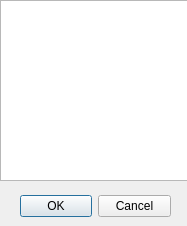
<?xml version="1.0" encoding="UTF-8"?>
<ui version="4.0">
 <class>leaderboard</class>
 <widget class="QDialog" name="leaderboard">
  <property name="geometry">
   <rect>
    <x>0</x>
    <y>0</y>
    <width>187</width>
    <height>226</height>
   </rect>
  </property>
  <property name="windowTitle">
   <string>Dialog</string>
  </property>
  <widget class="QDialogButtonBox" name="buttonBox">
   <property name="geometry">
    <rect>
     <x>20</x>
     <y>190</y>
     <width>151</width>
     <height>32</height>
    </rect>
   </property>
   <property name="orientation">
    <enum>Qt::Horizontal</enum>
   </property>
   <property name="standardButtons">
    <set>QDialogButtonBox::Cancel|QDialogButtonBox::Ok</set>
   </property>
  </widget>
  <widget class="QTableWidget" name="tableWidget">
   <property name="geometry">
    <rect>
     <x>0</x>
     <y>0</y>
     <width>201</width>
     <height>181</height>
    </rect>
   </property>
  </widget>
 </widget>
 <resources/>
 <connections>
  <connection>
   <sender>buttonBox</sender>
   <signal>accepted()</signal>
   <receiver>leaderboard</receiver>
   <slot>accept()</slot>
   <hints>
    <hint type="sourcelabel">
     <x>248</x>
     <y>254</y>
    </hint>
    <hint type="destinationlabel">
     <x>157</x>
     <y>274</y>
    </hint>
   </hints>
  </connection>
  <connection>
   <sender>buttonBox</sender>
   <signal>rejected()</signal>
   <receiver>leaderboard</receiver>
   <slot>reject()</slot>
   <hints>
    <hint type="sourcelabel">
     <x>316</x>
     <y>260</y>
    </hint>
    <hint type="destinationlabel">
     <x>286</x>
     <y>274</y>
    </hint>
   </hints>
  </connection>
 </connections>
</ui>
